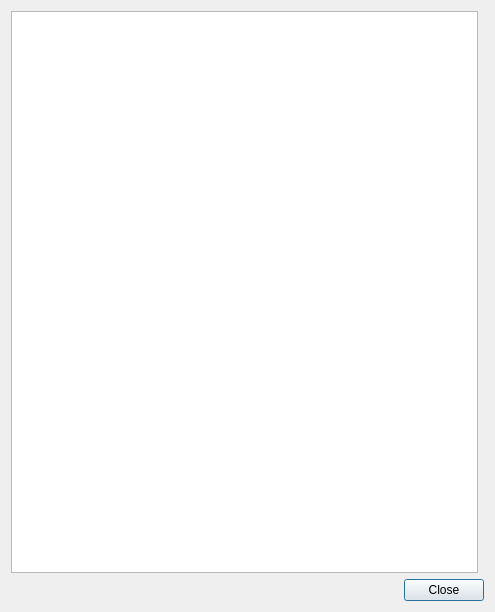
<?xml version="1.0" encoding="UTF-8"?>
<ui version="4.0">
 <class>ViewFuelNameDialog</class>
 <widget class="QDialog" name="ViewFuelNameDialog">
  <property name="geometry">
   <rect>
    <x>0</x>
    <y>0</y>
    <width>495</width>
    <height>612</height>
   </rect>
  </property>
  <property name="windowTitle">
   <string>Наименования видов топлива</string>
  </property>
  <property name="windowIcon">
   <iconset resource="../resourses.qrc">
    <normaloff>:/Images/view.png</normaloff>:/Images/view.png</iconset>
  </property>
  <layout class="QGridLayout" name="gridLayout">
   <item row="0" column="0">
    <widget class="QTableWidget" name="tableWidgetView">
     <property name="editTriggers">
      <set>QAbstractItemView::NoEditTriggers</set>
     </property>
     <property name="selectionMode">
      <enum>QAbstractItemView::ContiguousSelection</enum>
     </property>
    </widget>
   </item>
   <item row="1" column="0" colspan="2">
    <widget class="QDialogButtonBox" name="buttonBox">
     <property name="standardButtons">
      <set>QDialogButtonBox::Close</set>
     </property>
    </widget>
   </item>
  </layout>
 </widget>
 <resources>
  <include location="../resourses.qrc"/>
 </resources>
 <connections/>
</ui>
